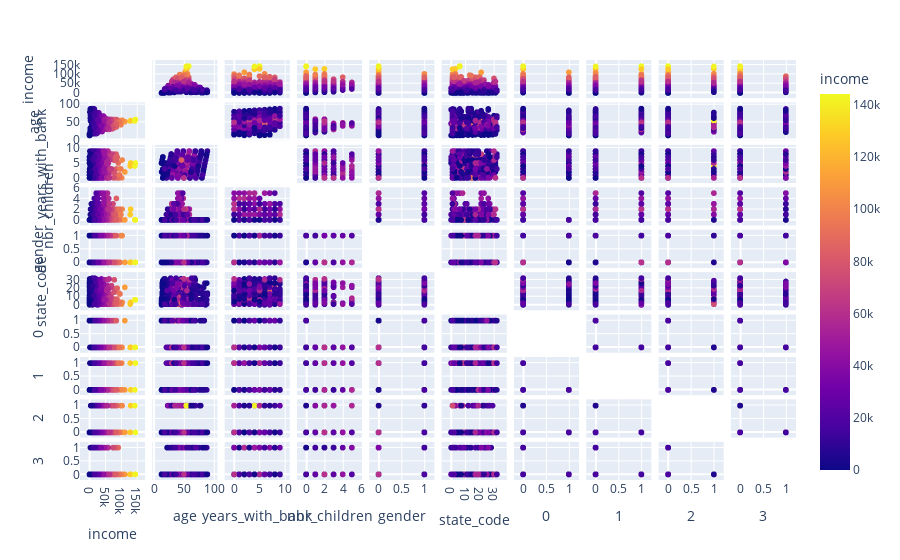

Notebook cell for this chart:
### Markdown cell above
A Scatter Matrix was conducted in order to search for any immediately visible patterns; the only interesting details visualized where
- an apparent gender disparity in terms of income, shown underneath as a burst of yellow on the top of the graph for gender (0 corresponds to Male), and 
- an apparent normal distribution shape regarding the scatter for income vs. age

### Code cell
features = list(df.columns)

fig = px.scatter_matrix(
    df,
    dimensions=features,
    color="income"
)
fig.update_traces(diagonal_visible=False)
fig.show()

### Figure 1 — Plotly figure (JSON) as saved in the notebook; plotly's stock layout.template omitted (floating-point values rounded to 4 significant figures; data arrays with more than 128 entries replaced by an {"elided": "..."} marker saying what was removed)
{"data": [{"diagonal": {"visible": false}, "dimensions": [{"axis": {"matches": true}, "label": "income", "values": {"elided": "747 int values"}}, {"axis": {"matches": true}, "label": "age", "values": {"elided": "747 int values"}}, {"axis": {"matches": true}, "label": "years_with_bank", "values": {"elided": "747 int values"}}, {"axis": {"matches": true}, "label": "nbr_children", "values": {"elided": "747 int values"}}, {"axis": {"matches": true}, "label": "gender", "values": {"elided": "747 int values"}}, {"axis": {"matches": true}, "label": "state_code", "values": {"elided": "747 int values"}}, {"axis": {"matches": true}, "label": "0", "values": {"elided": "747 int values"}}, {"axis": {"matches": true}, "label": "1", "values": {"elided": "747 int values"}}, {"axis": {"matches": true}, "label": "2", "values": {"elided": "747 int values"}}, {"axis": {"matches": true}, "label": "3", "values": {"elided": "747 int values"}}], "hovertemplate": "%{xaxis.title.text}=%{x}<br>%{yaxis.title.text}=%{y}<br>income=%{marker.color}<extra></extra>", "legendgroup": "", "marker": {"color": {"elided": "747 int values"}, "coloraxis": "coloraxis", "symbol": "circle"}, "name": "", "showlegend": false, "type": "splom"}], "layout": {"autosize": true, "coloraxis": {"colorbar": {"title": {"text": "income"}}, "colorscale": [[0, "#0d0887"], [0.1111, "#46039f"], [0.2222, "#7201a8"], [0.3333, "#9c179e"], [0.4444, "#bd3786"], [0.5556, "#d8576b"], [0.6667, "#ed7953"], [0.7778, "#fb9f3a"], [0.8889, "#fdca26"], [1, "#f0f921"]]}, "dragmode": "select", "legend": {"tracegroupgap": 0}, "margin": {"t": 60}, "xaxis": {"autorange": true, "range": [-41630.0, 185800.0], "type": "linear"}, "xaxis10": {"autorange": true, "range": [-0.2888, 1.289], "type": "linear"}, "xaxis2": {"autorange": true, "range": [-8.949, 110.9], "type": "linear"}, "xaxis3": {"autorange": true, "range": [-2.599, 11.6], "type": "linear"}, "xaxis4": {"autorange": true, "range": [-1.444, 6.444], "type": "linear"}, "xaxis5": {"autorange": true, "range": [-0.2888, 1.289], "type": "linear"}, "xaxis6": {"autorange": true, "range": [-9.242, 41.24], "type": "linear"}, "xaxis7": {"autorange": true, "range": [-0.2888, 1.289], "type": "linear"}, "xaxis8": {"autorange": true, "range": [-0.2888, 1.289], "type": "linear"}, "xaxis9": {"autorange": true, "range": [-0.2888, 1.289], "type": "linear"}, "yaxis": {"autorange": true, "range": [-41630.0, 185800.0], "type": "linear"}, "yaxis10": {"autorange": true, "range": [-0.2888, 1.289], "type": "linear"}, "yaxis2": {"autorange": true, "range": [-8.949, 110.9], "type": "linear"}, "yaxis3": {"autorange": true, "range": [-2.599, 11.6], "type": "linear"}, "yaxis4": {"autorange": true, "range": [-1.444, 6.444], "type": "linear"}, "yaxis5": {"autorange": true, "range": [-0.2888, 1.289], "type": "linear"}, "yaxis6": {"autorange": true, "range": [-9.242, 41.24], "type": "linear"}, "yaxis7": {"autorange": true, "range": [-0.2888, 1.289], "type": "linear"}, "yaxis8": {"autorange": true, "range": [-0.2888, 1.289], "type": "linear"}, "yaxis9": {"autorange": true, "range": [-0.2888, 1.289], "type": "linear"}}}
